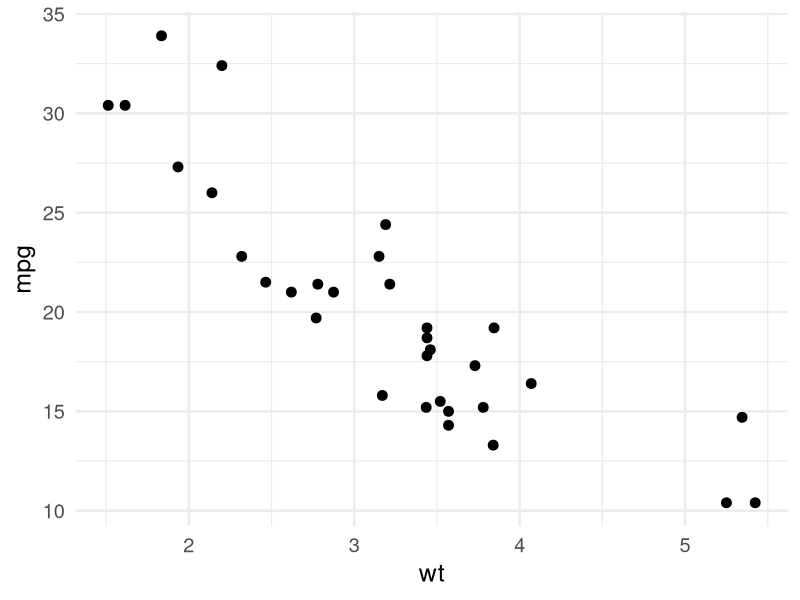
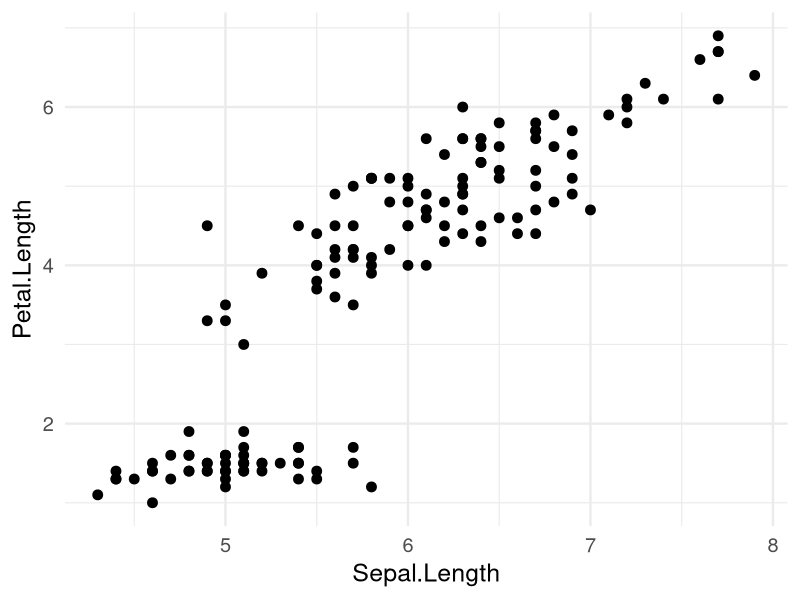
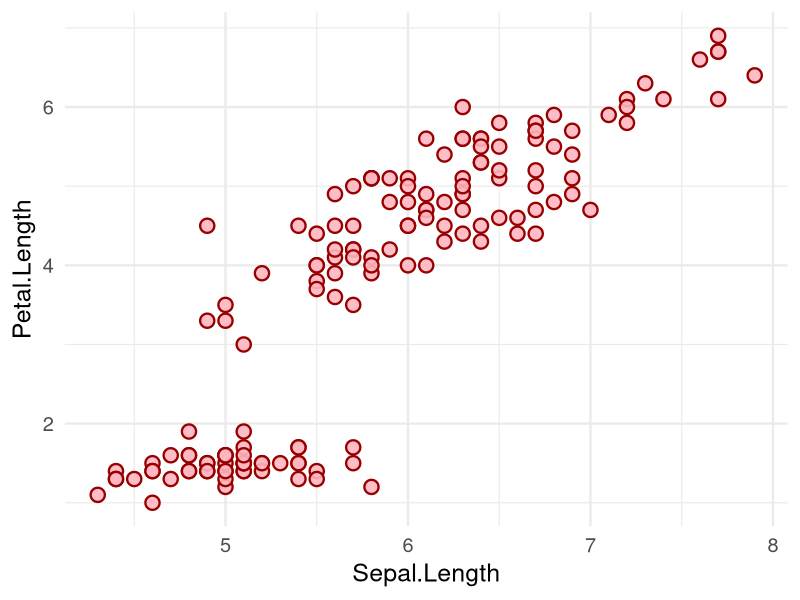
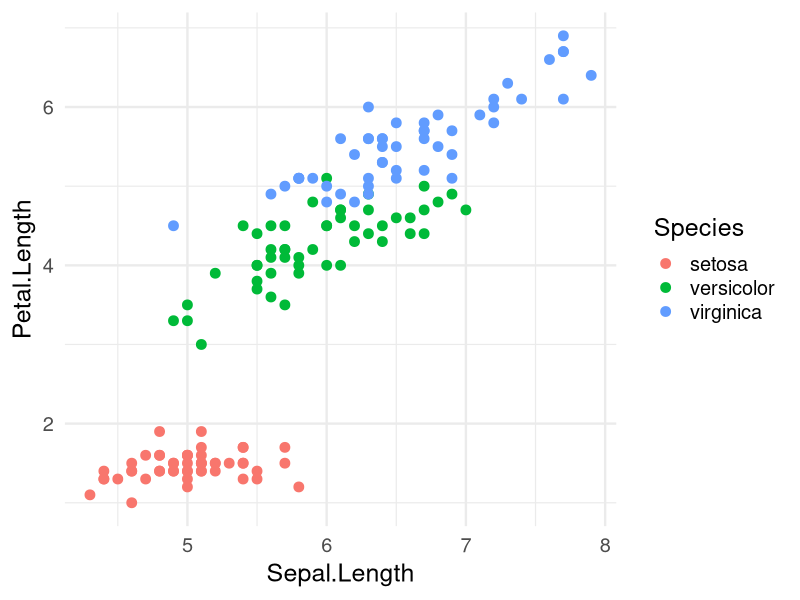
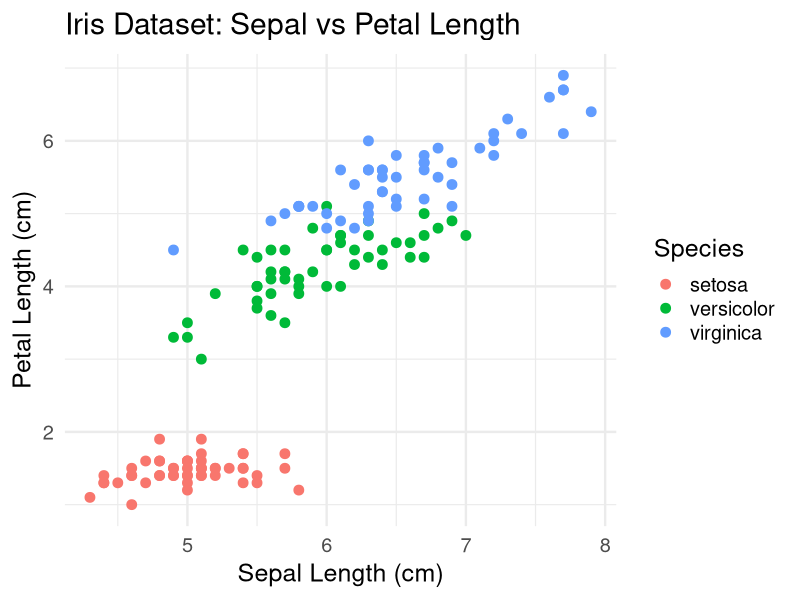
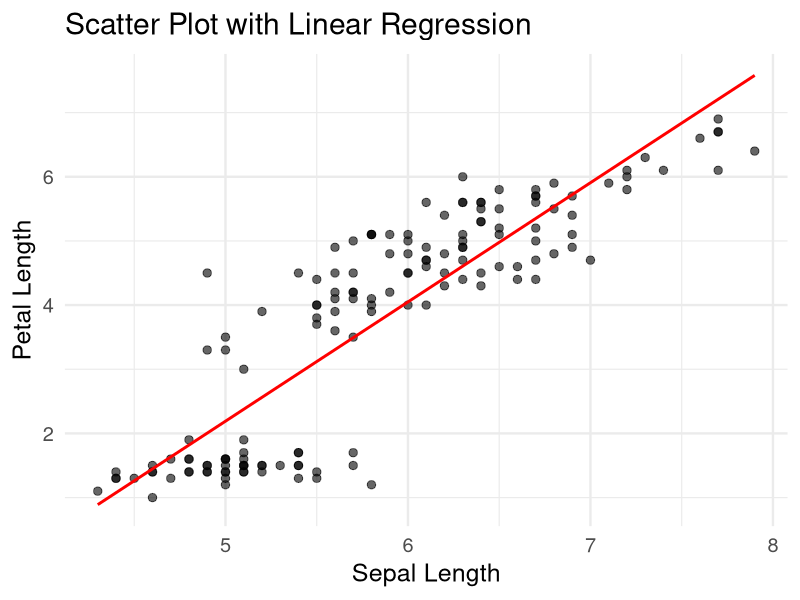
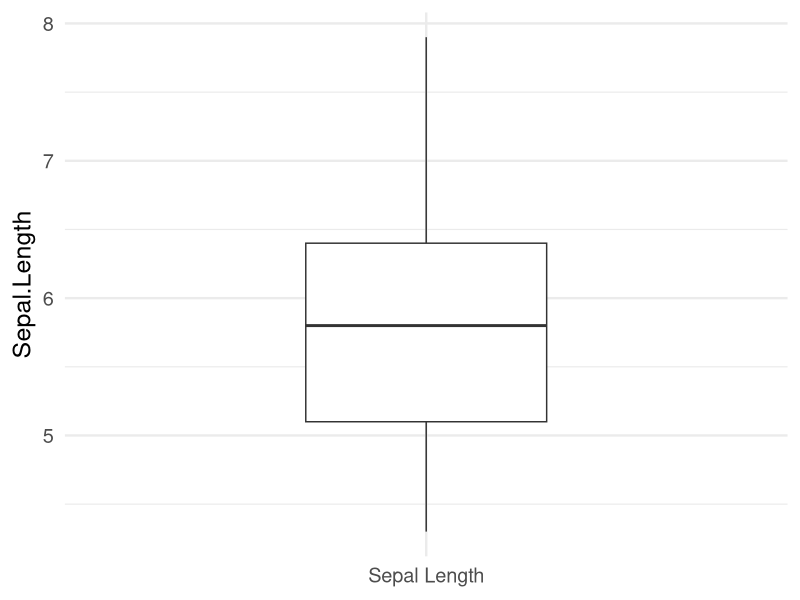
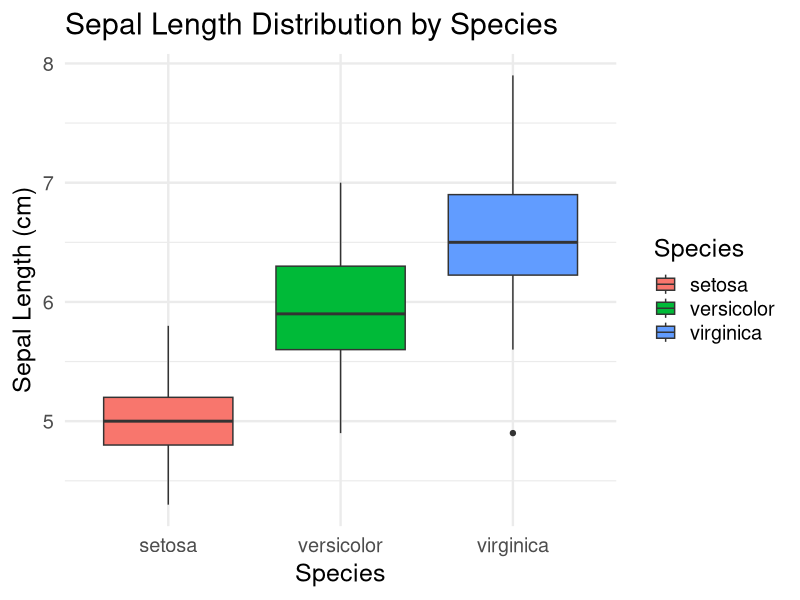

These figures' R source, in order:
## ---- chunk 1
#| include: false
# Result slides use static ggplot2 equivalents so no plotly install is needed at render time
library(ggplot2)
library(dplyr)
theme_set(theme_minimal(base_size = 18))
## ---- chunk 2
#| echo: false
ggplot(mtcars, aes(wt, mpg)) +
  geom_point(size = 3)
## ---- chunk 3
#| echo: false
ggplot(iris, aes(Sepal.Length, Petal.Length)) +
  geom_point(size = 3)
## ---- chunk 4
#| echo: false
ggplot(iris, aes(Sepal.Length, Petal.Length)) +
  geom_point(size = 4, shape = 21, stroke = 1.2,
             fill = alpha("#FFB6C1", 0.9), color = "#980000")
## ---- chunk 5
#| echo: false
ggplot(iris, aes(Sepal.Length, Petal.Length, color = Species)) +
  geom_point(size = 3)
## ---- chunk 6
#| echo: false
ggplot(iris, aes(Sepal.Length, Petal.Length, color = Species)) +
  geom_point(size = 3) +
  labs(title = "Iris Dataset: Sepal vs Petal Length",
       x = "Sepal Length (cm)", y = "Petal Length (cm)")
## ---- chunk 7
#| echo: false
ggplot(iris, aes(Sepal.Length, Petal.Length)) +
  geom_point(size = 2.5, alpha = 0.6) +
  geom_smooth(method = "lm", se = FALSE, color = "red") +
  labs(title = "Scatter Plot with Linear Regression",
       x = "Sepal Length", y = "Petal Length")
## ---- chunk 8
#| echo: false
ggplot(iris, aes(x = "Sepal Length", y = Sepal.Length)) +
  geom_boxplot(width = 0.4) +
  labs(x = NULL, y = "Sepal.Length")
## ---- chunk 9
#| echo: false
ggplot(iris, aes(Species, Sepal.Length, fill = Species)) +
  geom_boxplot() +
  labs(title = "Sepal Length Distribution by Species",
       x = "Species", y = "Sepal Length (cm)")
## ---- chunk 10
#| echo: false
ggplot(iris, aes(Species, Sepal.Length, fill = Species)) +
  geom_boxplot(outlier.shape = NA, alpha = 0.6) +
  geom_jitter(width = 0.15, size = 2)
## ---- chunk 11
#| echo: false
ggplot(iris, aes(Sepal.Length, Species, fill = Species)) +
  geom_boxplot() +
  labs(title = "Sepal Length by Species (Horizontal)",
       x = "Sepal Length (cm)", y = NULL)
## ---- chunk 12
#| echo: false
iris |>
  tidyr::pivot_longer(-Species, names_to = "Measurement", values_to = "value") |>
  ggplot(aes(Species, value, fill = Measurement)) +
  geom_boxplot() +
  labs(title = "All Iris Measurements by Species", y = "Measurement (cm)")
## ---- chunk 13
#| echo: false
ggplot(iris, aes(Sepal.Length)) +
  geom_histogram(bins = 15, fill = "steelblue", color = "white") +
  labs(title = "Distribution of Sepal Length",
       x = "Sepal Length (cm)", y = "Count")
## ---- chunk 14
#| echo: false
ggplot(iris, aes(Sepal.Length)) +
  geom_histogram(bins = 5, fill = "steelblue", color = "white")
## ---- chunk 15
#| echo: false
ggplot(iris, aes(Sepal.Length)) +
  geom_histogram(bins = 50, fill = "steelblue", color = "white")
## ---- chunk 16
#| echo: false
ggplot(iris, aes(Sepal.Length)) +
  geom_histogram(bins = 15, fill = "lightgreen", color = "darkgreen")
## ---- chunk 17
#| echo: false
ggplot(iris, aes(Sepal.Length)) +
  geom_histogram(binwidth = 0.2, boundary = 4, fill = "steelblue", color = "white") +
  coord_cartesian(xlim = c(4, 8)) +
  labs(title = "Sepal Length with 0.2 cm Bins",
       x = "Sepal Length (cm)", y = "Frequency")
## ---- chunk 18
#| echo: false
ggplot(iris, aes(Sepal.Length, fill = Species)) +
  geom_histogram(binwidth = 0.2, alpha = 0.6, position = "identity") +
  labs(title = "Sepal Length by Species",
       x = "Sepal Length (cm)", y = "Count")
## ---- chunk 19
#| echo: false
ggplot(iris, aes(Sepal.Length, fill = Species)) +
  geom_histogram(binwidth = 0.2, position = "stack") +
  scale_fill_manual(values = c("#e74c3c", "#3498db", "#2ecc71")) +
  labs(title = "Species Distribution Across Sepal Lengths",
       x = "Sepal Length (cm)", y = "Total Count")
## ---- chunk 20
#| echo: false
ggplot(iris, aes(Species, fill = Species)) +
  geom_bar(show.legend = FALSE) +
  scale_fill_manual(values = c("#e74c3c", "#3498db", "#2ecc71")) +
  labs(title = "Sample Count by Species", y = "Number of Samples")
## ---- chunk 21
#| echo: false
iris |>
  arrange(Sepal.Length) |>
  mutate(idx = row_number()) |>
  ggplot(aes(idx, Sepal.Length, color = Species, group = Species)) +
  geom_line(linewidth = 1) +
  geom_point(size = 2) +
  labs(title = "Sepal Length Sorted Values",
       x = "Sample Index", y = "Sepal Length (cm)")
## ---- chunk 22
#| echo: false
ggplot(iris, aes(Species, Sepal.Length, fill = Species)) +
  geom_violin(alpha = 0.7) +
  geom_boxplot(width = 0.1, fill = "white") +
  labs(title = "Sepal Length Distribution (Violin Plot)",
       x = "Species", y = "Sepal Length (cm)")
## ---- chunk 23
#| echo: false
cor(iris |> select(-Species)) |>
  as.data.frame.table(responseName = "r") |>
  ggplot(aes(Var1, Var2, fill = r)) +
  geom_tile() +
  geom_text(aes(label = round(r, 2)), size = 6) +
  scale_fill_gradient2(low = "blue", mid = "white", high = "red") +
  labs(title = "Iris Feature Correlation Matrix", x = NULL, y = NULL)
## ---- chunk 24
#| echo: false
ggplot(iris, aes(Sepal.Length, Petal.Length, color = Species)) +
  geom_point(size = 3) +
  labs(title = "Beautiful Iris Plot",
       x = "Sepal Length (cm)", y = "Petal Length (cm)") +
  theme(plot.title = element_text(size = 24, color = "#2c3e50"),
        panel.background = element_rect(fill = "#F8F9FA"),
        panel.grid = element_line(color = "#E0E0E0"),
        axis.line.x = element_line(color = "#2c3e50", linewidth = 1))
## ---- chunk 25
#| echo: false
ggplot(iris, aes(Sepal.Length, Petal.Length, color = Sepal.Width)) +
  geom_point(size = 4) +
  labs(title = "Color by Sepal Width", color = "Sepal Width")
## ---- chunk 26
#| echo: false
ggplot(iris, aes(Sepal.Length, Petal.Length)) +
  geom_point(size = 3) +
  annotate("label", x = 6.5, y = 5.5, label = "Cluster of large flowers") +
  labs(title = "Annotated Plot")
## ---- chunk 27
#| echo: false
ggplot(iris, aes(Sepal.Length, Petal.Length)) +
  geom_point(size = 3) +
  annotate("rect", xmin = 6, xmax = 7, ymin = 5, ymax = 6,
           fill = "red", alpha = 0.1, color = "red", linewidth = 1)
